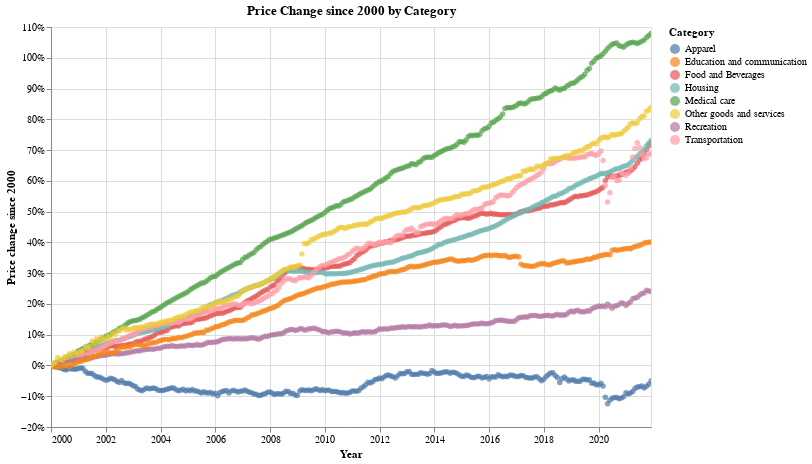

Notebook source saved alongside this figure:
### Code cell
# Scatter Chart
alt.Chart(df[['date','change','Category']][(df['date'] >= start_date) & (df['date'] <= end_date)], title='Price Change since ' + str(start_year) +' by Category').mark_circle().encode(
    x = alt.X('date', title = 'Year'),
    y = alt.Y('change', title='Price change since ' + str(start_year), axis=alt.Axis(format='%')),
    color = 'Category'
).properties(height=400, width=600).interactive()

### Figure 1 — Vega-Lite specification as saved in the notebook (floating-point values rounded to 4 significant figures; data arrays with more than 128 entries replaced by an {"elided": "..."} marker saying what was removed)
{"config": {"view": {"continuousWidth": 400, "continuousHeight": 300}}, "data": {"name": "data-1181091a303f21e78dbb0b7301dee650"}, "mark": "circle", "encoding": {"color": {"field": "Category", "type": "nominal"}, "x": {"field": "date", "title": "Year", "type": "temporal"}, "y": {"axis": {"format": "%"}, "field": "change", "title": "Price change since 2000", "type": "quantitative"}}, "height": 400, "selection": {"selector071": {"type": "interval", "bind": "scales", "encodings": ["x", "y"]}}, "title": "Price Change since 2000 by Category", "width": 600, "$schema": "https://vega.github.io/schema/vega-lite/v4.17.0.json", "datasets": {"data-1181091a303f21e78dbb0b7301dee650": {"elided": "2112 records"}}}
